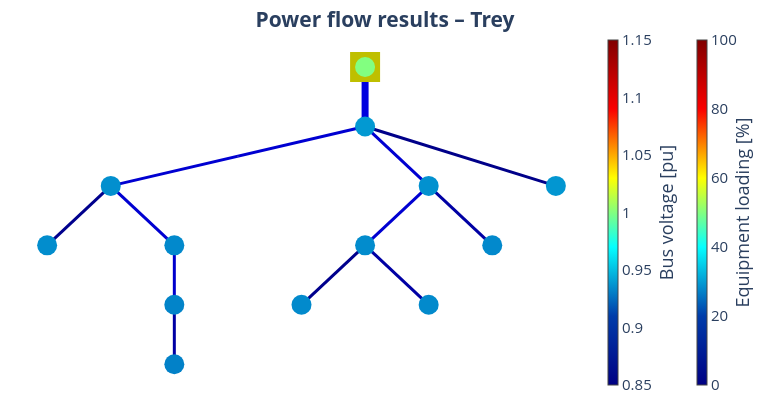

Notebook source saved alongside this figure:
### Code cell
# Safe fix: set rows with missing bus out of service, then cast bus -> int
for name, df in list(net_trey.items()):
    if isinstance(df, pd.DataFrame) and "bus" in df.columns:
        if "in_service" in df.columns:
            df.loc[df["bus"].isna(), "in_service"] = False
        df = df.dropna(subset=["bus"])
        df["bus"] = df["bus"].astype(int)
        if "in_service" in df.columns:
            df["in_service"] = df["in_service"].astype(bool)
        net_trey[name] = df

pp.runpp(net_trey)
net_trey.res_bus
net_trey.res_ext_grid
pp_plot.plot_powerflow_result(
    net=net_trey,
    plot_title="Power flow results – Trey",
    filename="Result_Power_Flow_Trey_Net",
)

### Figure 1 — Plotly figure (JSON) as saved in the notebook; plotly's stock layout.template omitted (floating-point values rounded to 4 significant figures)
{"data": [{"hoverinfo": "text", "legendgroup": "Transformers", "line": {"color": "rgb(0.0,0.0,222.95454545454544)", "width": 7}, "mode": "lines", "name": "Transformers", "showlegend": true, "text": "STMT003438<br>Loading: 8.5 %", "type": "scatter", "x": [0, 0, 0], "y": [0, -0.5, -1]}, {"hoverinfo": "text", "legendgroup": "Transformers", "marker": {"color": "rgb(0.0,0.0,222.95454545454544)", "size": 1, "symbol": "circle"}, "mode": "markers", "name": "edge_center", "showlegend": false, "text": ["STMT003438<br>Loading: 8.5 %"], "type": "scatter", "x": [0], "y": [-0.5]}, {"hoverinfo": "text", "legendgroup": "lines", "line": {"color": "rgb(0.0,0.0,209.3181818181818)", "width": 3}, "mode": "lines", "name": "lines", "showlegend": true, "text": "GKN3x150_150<br>Loading: 7.4 %", "type": "scatter", "x": [0, -1, -2], "y": [-1, -1.5, -2]}, {"hoverinfo": "text", "legendgroup": "lines", "line": {"color": "rgb(0.0,0.0,141.13636363636363)", "width": 3}, "mode": "lines", "name": "lines", "showlegend": false, "text": "GKN3x150_150_2<br>Loading: 1.5 %", "type": "scatter", "x": [-2, -2.25, -2.5], "y": [-2, -2.5, -3]}, {"hoverinfo": "text", "legendgroup": "lines", "line": {"color": "rgb(0.0,0.0,209.3181818181818)", "width": 3}, "mode": "lines", "name": "lines", "showlegend": false, "text": "GKN3X95_95<br>Loading: 7.0 %", "type": "scatter", "x": [-2, -1.75, -1.5], "y": [-2, -2.5, -3]}, {"hoverinfo": "text", "legendgroup": "lines", "line": {"color": "rgb(0.0,0.0,204.77272727272725)", "width": 3}, "mode": "lines", "name": "lines", "showlegend": false, "text": "GKT3X50_50<br>Loading: 7.0 %", "type": "scatter", "x": [-1.5, -1.5, -1.5], "y": [-3, -3.5, -4]}, {"hoverinfo": "text", "legendgroup": "lines", "line": {"color": "rgb(0.0,0.0,163.86363636363635)", "width": 3}, "mode": "lines", "name": "lines", "showlegend": false, "text": "GKT3X50_50_2<br>Loading: 3.5 %", "type": "scatter", "x": [-1.5, -1.5, -1.5], "y": [-4, -4.5, -5]}, {"hoverinfo": "text", "legendgroup": "lines", "line": {"color": "rgb(0.0,0.0,209.3181818181818)", "width": 3}, "mode": "lines", "name": "lines", "showlegend": false, "text": "GKN3x150_150_3<br>Loading: 7.4 %", "type": "scatter", "x": [0, 0.25, 0.5], "y": [-1, -1.5, -2]}, {"hoverinfo": "text", "legendgroup": "lines", "line": {"color": "rgb(0.0,0.0,209.3181818181818)", "width": 3}, "mode": "lines", "name": "lines", "showlegend": false, "text": "GKN3X95_95_2<br>Loading: 7.0 %", "type": "scatter", "x": [0.5, 0.25, 0], "y": [-2, -2.5, -3]}, {"hoverinfo": "text", "legendgroup": "lines", "line": {"color": "rgb(0.0,0.0,141.13636363636363)", "width": 3}, "mode": "lines", "name": "lines", "showlegend": false, "text": "GKN3x150_150_4<br>Loading: 1.5 %", "type": "scatter", "x": [0, -0.25, -0.5], "y": [-3, -3.5, -4]}, {"hoverinfo": "text", "legendgroup": "lines", "line": {"color": "rgb(0.0,0.0,163.86363636363635)", "width": 3}, "mode": "lines", "name": "lines", "showlegend": false, "text": "GKN3X50_50<br>Loading: 3.5 %", "type": "scatter", "x": [0, 0.25, 0.5], "y": [-3, -3.5, -4]}, {"hoverinfo": "text", "legendgroup": "lines", "line": {"color": "rgb(0.0,0.0,163.86363636363635)", "width": 3}, "mode": "lines", "name": "lines", "showlegend": false, "text": "GKN3X50_50_2<br>Loading: 3.5 %", "type": "scatter", "x": [0.5, 0.75, 1], "y": [-2, -2.5, -3]}, {"hoverinfo": "text", "legendgroup": "lines", "line": {"color": "rgb(0.0,0.0,136.5909090909091)", "width": 3}, "mode": "lines", "name": "lines", "showlegend": false, "text": "GKN3X240_240<br>Loading: 1.2 %", "type": "scatter", "x": [0, 0.75, 1.5], "y": [-1, -1.5, -2]}, {"marker": {"cmax": 100, "cmin": 0, "color": "rgb(255,255,255)", "colorbar": {"thickness": 10, "title": {"side": "right", "text": "Equipment loading [%]"}, "x": 1.15}, "colorscale": [[0, "rgb(0,0,131)"], [0.2, "rgb(0,60,170)"], [0.4, "rgb(5,255,255)"], [0.6, "rgb(255,255,0)"], [0.8, "rgb(250,0,0)"], [1, "rgb(128,0,0)"]], "opacity": 0, "size": 0}, "mode": "markers", "type": "scatter", "x": [0], "y": [-1]}, {"hoverinfo": "text", "legendgroup": "lines", "marker": {"color": "rgb(128, 128, 128)", "size": 1, "symbol": "circle"}, "mode": "markers", "name": "edge_center", "showlegend": false, "text": ["GKN3x150_150<br>Loading: 7.4 %", "GKN3x150_150_2<br>Loading: 1.5 %", "GKN3X95_95<br>Loading: 7.0 %", "GKT3X50_50<br>Loading: 7.0 %", "GKT3X50_50_2<br>Loading: 3.5 %", "GKN3x150_150_3<br>Loading: 7.4 %", "GKN3X95_95_2<br>Loading: 7.0 %", "GKN3x150_150_4<br>Loading: 1.5 %", "GKN3X50_50<br>Loading: 3.5 %", "GKN3X50_50_2<br>Loading: 3.5 %", "GKN3X240_240<br>Loading: 1.2 %"], "type": "scatter", "x": [-1], "y": [-1.5]}, {"hoverinfo": "text", "marker": {"color": "rgb(191, 191, 0)", "size": 30, "symbol": "square"}, "mode": "markers", "name": "Ext grid", "text": [null], "type": "scatter", "x": [0], "y": [0]}, {"hoverinfo": "text", "marker": {"cmax": 1.15, "cmin": 0.85, "color": [0.9385, 0.9354, 0.9351, 0.9337, 0.9321, 0.9313, 0.9362, 0.9347, 0.934, 0.9339, 0.9337, 0.9377, 1], "colorbar": {"thickness": 10, "title": {"side": "right", "text": "Bus voltage [pu]"}, "x": 1}, "colorscale": [[0, "rgb(0,0,131)"], [0.2, "rgb(0,60,170)"], [0.4, "rgb(5,255,255)"], [0.6, "rgb(255,255,0)"], [0.8, "rgb(250,0,0)"], [1, "rgb(128,0,0)"]], "size": 20, "symbol": "circle"}, "mode": "markers", "name": "buses", "text": ["STMT003438<br>V: 0.938 pu", "CDBT004764<br>V: 0.935 pu", "CDBT003746<br>V: 0.935 pu", "CDBT004760<br>V: 0.934 pu", "CDBT012139<br>V: 0.932 pu", "CDBT900784<br>V: 0.931 pu", "CDBT901452<br>V: 0.936 pu", "CDBT004774<br>V: 0.935 pu", "CDBT901604<br>V: 0.934 pu", "CDBT016055<br>V: 0.934 pu", "N1<br>V: 0.934 pu", "60437<br>V: 0.938 pu", "STMT003438HV<br>V: 1.0 pu"], "type": "scatter", "x": [0, -2, -2.5, -1.5, -1.5, -1.5, 0.5, 0, -0.5, 0.5, 1, 1.5, 0], "y": [-1, -2, -3, -3, -4, -5, -2, -3, -4, -4, -3, -2, 0]}], "layout": {"font": {"size": 15}, "height": 400, "hovermode": "closest", "legend": {"font": {"size": 12}, "itemsizing": "constant"}, "margin": {"b": 5, "l": 5, "r": 5, "t": 30}, "paper_bgcolor": "white", "plot_bgcolor": "white", "showlegend": false, "title": {"text": "<b>Power flow results – Trey<b>", "x": 0.5, "xanchor": "center", "y": 0.97, "yanchor": "top"}, "width": 770, "xaxis": {"showgrid": false, "showticklabels": false, "tickfont": {"family": "Arial Black", "size": 12}, "title": {"font": {"size": 12}}, "zeroline": false}, "yaxis": {"showgrid": false, "showticklabels": false, "tickfont": {"family": "Arial Black", "size": 12}, "title": {"font": {"size": 12}}, "zeroline": false}}}
